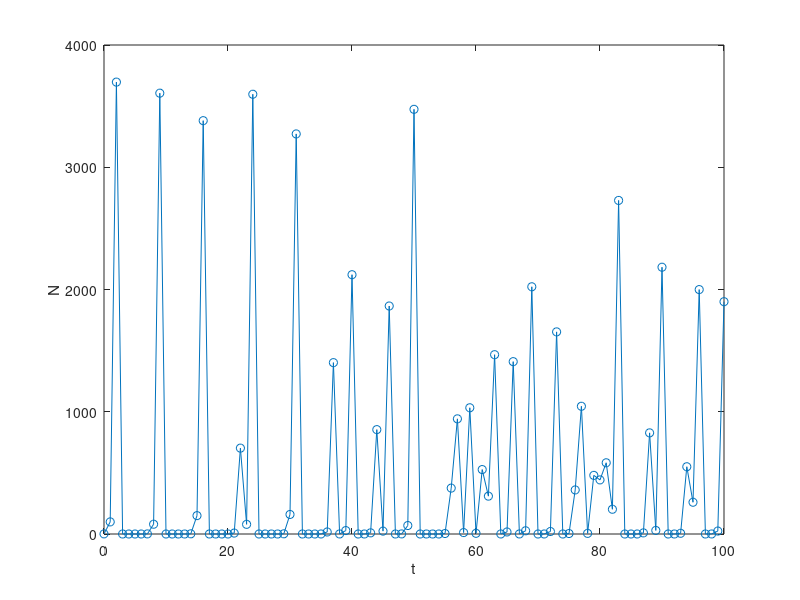

MATLAB code for this plot:
function hasselExercise
    numIterations=100;
    R0=100;
    t=0:numIterations;
    N=zeros(size(t));
    N(1)=1;
    Nc=1e6;
    a=R0/Nc;
    b=100;
    for i=1:numIterations
         N(i+1) = (R0*N(i))/(1+(a*N(i)))^b;
 
 
    end
    N(end);
    plot(t,N, '-o');
    xlabel('t')
    ylabel('N')